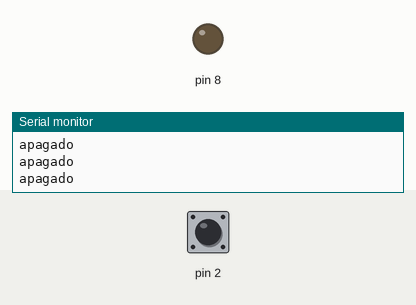
A sketch run on a simulated Arduino Uno, built with avr-gcc and run on an emulated ATmega328P. Shown: output pins drawn as LEDs (lit = HIGH), the last lines printed to the serial monitor. Dashed ring = blinking. Inputs (shaded band) come from the test bench; at power-on: pin 2 LOW.

Above: at 1.2 s.
1.3 s: pin 2 driven HIGH
At 1.9 s:
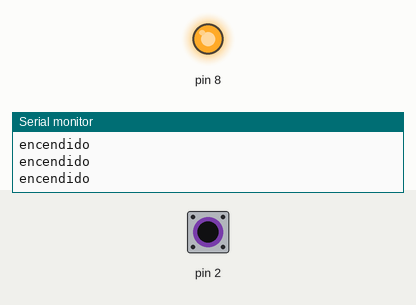
2.8 s: pin 2 driven LOW
At 4.2 s:
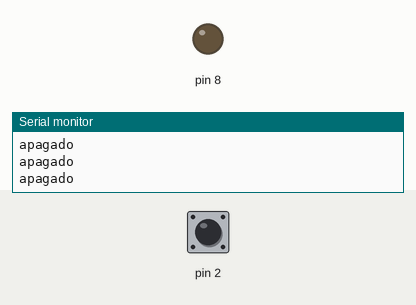
5.8 s: pin 2 pulsed HIGH 2 times (0.12 s each, 0.3 s apart)
At 6.16 s:
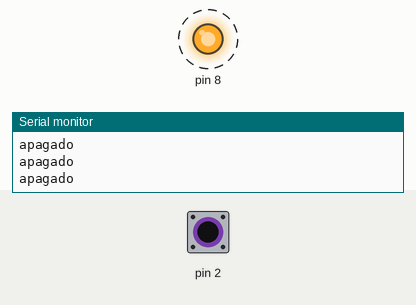
9.4 s: pin 2 pulsed HIGH 2 times (0.12 s each, 0.3 s apart)
At 10.8 s:
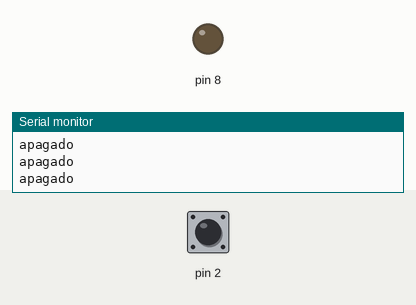
Timing chart, 0 to 12.4 s (numbered marks = the images above; inputs shaded):
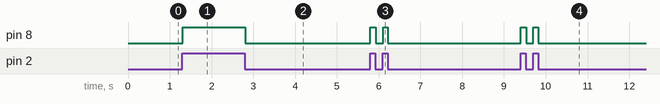

The sketch:

BUTTON___LED.ino
```cpp
int buttonState = 0;
void setup() {
  // put your setup code here, to run once:
  pinMode(2, INPUT);
  pinMode(8, OUTPUT);
  Serial.begin(9600);
}

void loop() {
  // put your main code here, to run repeatedly:
  buttonState = digitalRead(2);
  if (buttonState == HIGH)
  {
   digitalWrite(8, HIGH);
   Serial.println("encendido");
  } else
  {
   digitalWrite(8, LOW);
   Serial.println("apagado");
  }
}
```

Measured:
- after the input at 1.3 s, pin 8: LOW → HIGH at once
- after the input at 2.8 s, pin 8: HIGH → LOW at once
- after the input at 5.8 s, pin 8: alternates HIGH for 0.12 s and LOW for 0.18 s, 4 changes in all, then stays LOW, starting at once
- after the input at 9.4 s, pin 8: alternates HIGH for 0.12 s and LOW for 0.18 s, 4 changes in all, then stays LOW, starting at once
